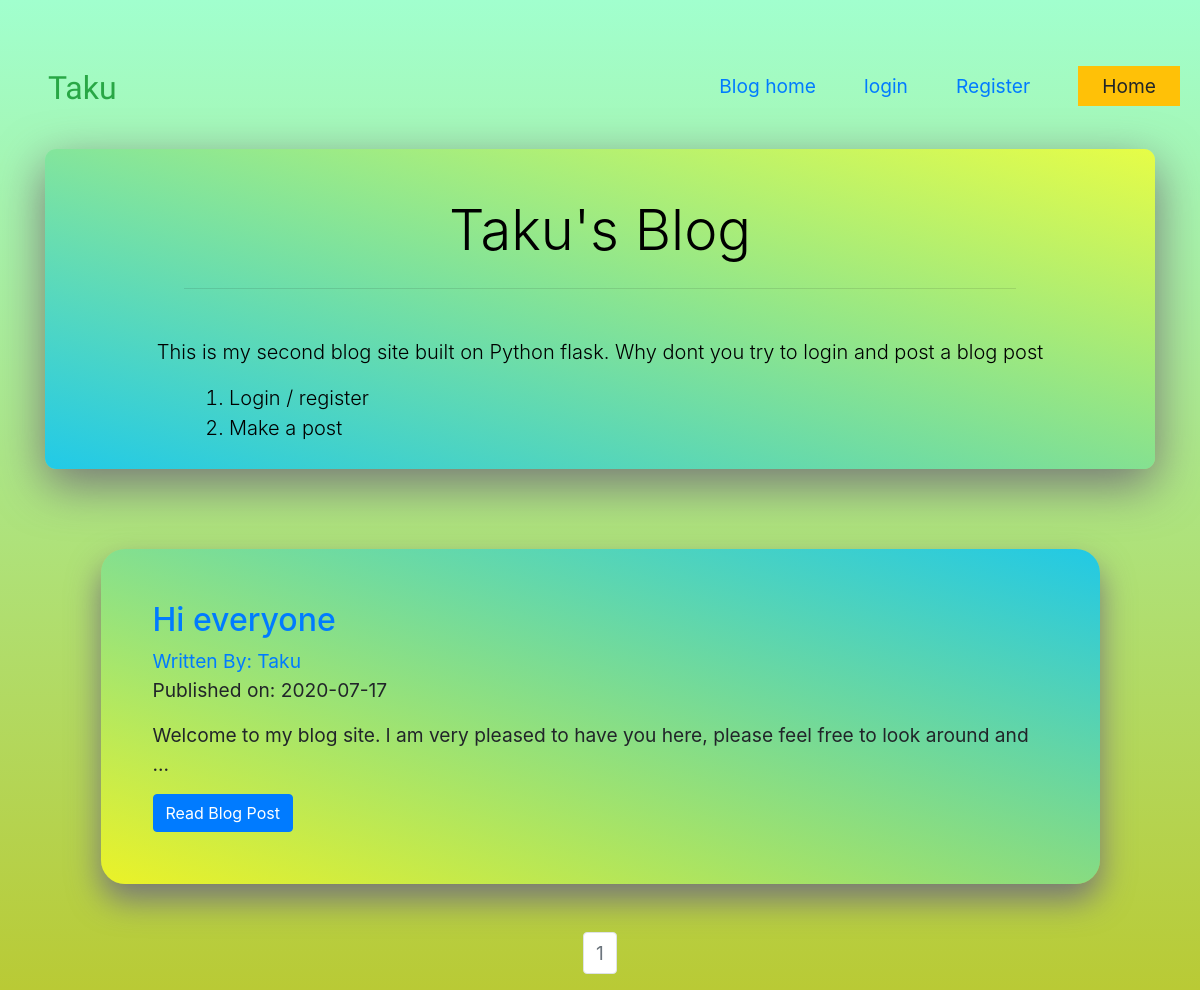
Screenshot of /blog/ with the database file from the repository.
### website/blog/models.py (models this page shows, shortened)
class BlogPost(db.Model):
    users = db.relationship(User)
    id = db.Column(db.Integer, primary_key=True)
    user_id = db.Column(db.Integer, db.ForeignKey("users.id"), nullable=False)
    date = db.Column(db.DateTime, nullable=False, default=datetime.utcnow)
    title = db.Column(db.String(140), nullable=False)
    text = db.Column(db.Text, nullable=False)

class User(db.Model, UserMixin):
    __tablename__ = "users"
    id = db.Column(db.Integer, primary_key=True)
    profile_image = db.Column(db.String(64), nullable=False)
    email = db.Column(db.String(64), unique=True, index=True)
    username = db.Column(db.String(64), unique=True, index=True)
    password_hash = db.Column(db.String(128))
    post = db.relationship("BlogPost", backref="author", lazy=True)

### website/blog/core/views.py (the view)
@core.route("/blog/")
def index():
    page = request.args.get("page", 1, type=int)
    blog_post = BlogPost.query.order_by(BlogPost.date.desc()).paginate(
        page=page, per_page=5
    )
    return render_template("index.html", blog_post=blog_post)

### website/templates/index.html
{%extends "baseb.html"%}
{%block content%}
<div class="myjumbo">
  <h1 class="text-center display-4 jumbo-text">Taku's Blog</h1>
  <hr class="my-4 w-75">
  <p class=" text-center lead jumbo-text">This is my second blog site built on Python flask.
     Why dont you try to login
    and post a blog post
    <ol class="list-instructions">
      <li>Login / register</li>
      <li>Make a post</li>
    </ol>
  </p>
</div>
<div class="blog-div">
  {% for post in blog_post.items %}
  <div class="mycard">
    <div class="card-body">
      <h2><a class="card-title"
          href="  {{ url_for('blog_posts.blog_post', blog_post_id=post.id) }}">{{ post.title }}</a></h2>
      <a href="{{ url_for('users.user_posts', username=post.author.username) }}">Written By:
        {{ post.author.username }}</a>
      <p>Published on: {{ post.date.strftime('%Y-%m-%d') }}</p>
      <p class="card-text">{{ post.text[:100] }}...</p>
      <a href="{{ url_for('blog_posts.blog_post', blog_post_id=post.id) }}" class="btn btn-primary">Read Blog Post</a>
    </div>
  </div>
  {% endfor %}
  <div class="pagination justify-content-center">
    <nav aria-label="Page navigation example">
      <ul class="pagination justify-content-center">
        {% for page_num in blog_post.iter_pages(left_edge=1, right_edge=1, left_current=1, right_current=2) %}
        {% if blog_post.page == page_num %}
        <li class="page-item disabled">
          <a class="page-link" href="{{ url_for('core.index', page=page_num) }}">{{ page_num }}</a></li>
        {% else %}
        <li class="page-item"><a class="page-link" href="{{ url_for('core.index', page=page_num) }}">{{ page_num }}</a>
        </li>
        {% endif %}
        {% endfor %}
    </nav>
  </div>
</div>
{%endblock%}

### website/static/blog_css.css (style rules this page uses)
body { background-image: linear-gradient(#a1ffce, #b9ca35); background-repeat: no-repeat; min-height: 100vh; font-size: 1.2rem; }
.list-instructions { font-size: 1.25rem; font-weight: 300; margin-left: 9rem; }
.myjumbo { background-image: linear-gradient(to right top, #00c3ffce, #ffff1cb9); color: black; min-height: 20rem; border-radius: .7rem; box-shadow: 0 1rem 3rem #777; overflow: hidden; margin-bottom: 5rem; margin-top: 2rem; position: relative; font-size: 2rem; text-align: left; }
.jumbo-text { margin-top: 3rem; }
.mycard { width: 90%; box-shadow: 0 1rem 2rem #777; border-radius: 1.5rem; margin: 3rem auto; padding: 2rem; background-image: linear-gradient(to left bottom, #00c3ffce, #ffff1cb9); }

### rows the page displays
BlogPost: title "Hi everyone", author.username "Taku", date "2020-07-17", text "Welcome to my blog site. l am very pleased to have you here, please feel free to look around and"

### other values shown
{{ page_num }} "1"
